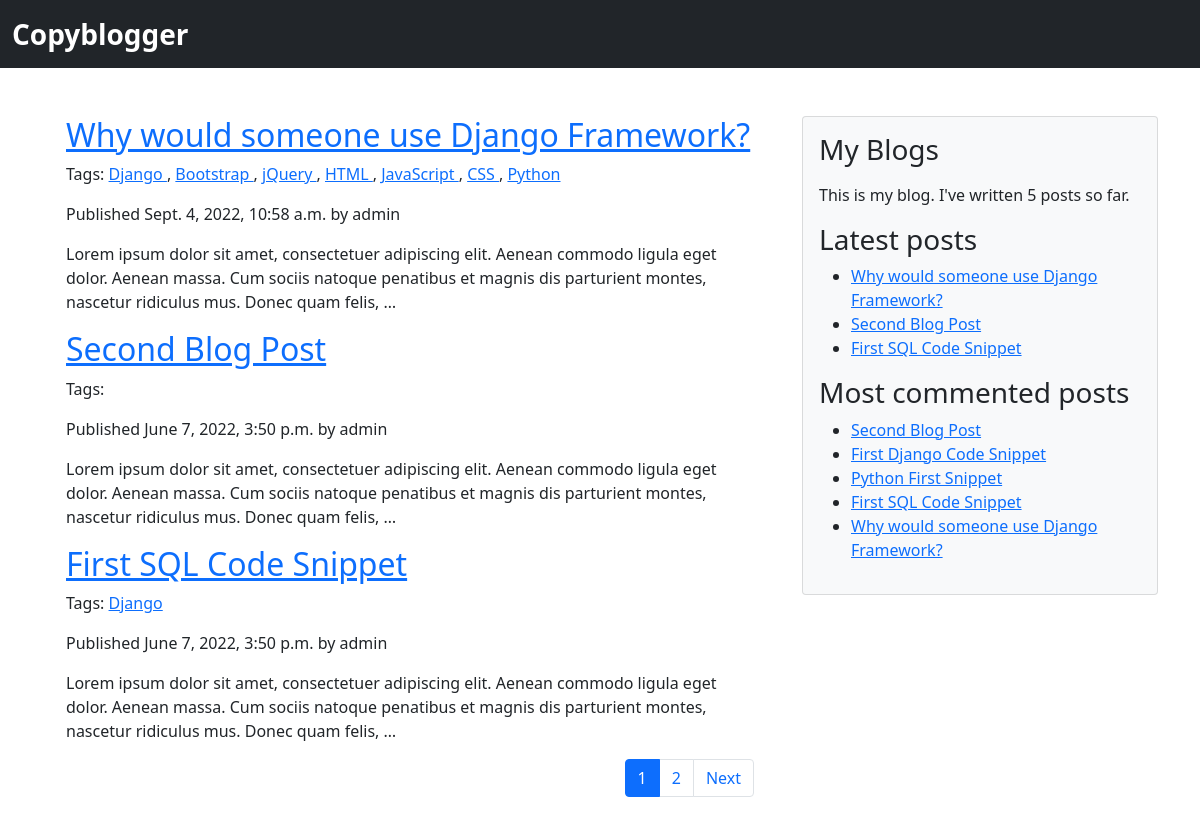
The page / on the database its author committed.
### blog/models.py (models this page shows, shortened)
class Post(models.Model):
    title = models.CharField(max_length=250)
    slug = models.SlugField(max_length=250,
    unique_for_date='publish')
    author = models.ForeignKey(User,
    on_delete=models.CASCADE,
    related_name='blog_posts')
    body = models.TextField()
    publish = models.DateTimeField(default=timezone.now)
    created = models.DateTimeField(auto_now_add=True)
    updated = models.DateTimeField(auto_now=True)
    status = models.CharField(max_length=10,
    choices=STATUS_CHOICES,
    default='draft')
    tags = TaggableManager()
    objects = models.Manager()
    published = PublishedManager()
    class Meta:
        ordering = ('-publish',)
    def get_absolute_url(self):
        return reverse('post_detail',
        args=[self.publish.year,
        self.publish.month,
        self.publish.day, self.slug])

### blog/views.py (the view)
# urls.py: path('', views.post_list, name='post_list'),
def post_list(request , tag_slug=None):
    object_list = Post.published.all()
    tag = None
    if tag_slug:
        tag = get_object_or_404(Tag, slug=tag_slug)
        object_list = object_list.filter(tags__in=[tag])
    paginator = Paginator(object_list, 3) # 3 posts in each page
    page = request.GET.get('page')
    try:
        posts = paginator.page(page)
    except PageNotAnInteger:
        posts = paginator.page(1)
    except EmptyPage:
        posts = paginator.page(paginator.num_pages)
    template_name = 'post/list.html'
    context = {
        'posts' : posts,
        'page' : page,
        'tag': tag
    }
    return render(request, template_name, context)

### blog/managers.py (called while the page is built)
    def get_queryset(self):
        return super(PublishedManager, self).get_queryset().filter(status='published')

### blog/templatetags/blog_tags.py (called while the page is built)
@register.simple_tag
def total_posts():
    return Post.published.count()

@register.inclusion_tag('blog/post/latest_posts.html')
def show_latest_posts(count=5):
    latest_posts = Post.published.order_by('-publish')[:count]
    return {'latest_posts': latest_posts}

@register.simple_tag
def get_most_commented_posts(count=5):
    return Post.published.annotate(
    total_comments=Count('comments')
    ).order_by('-total_comments')[:count]

@register.filter(name='markdown')
def markdown_format(text):
    return mark_safe(markdown.markdown(text))

### blog/templates/blog/post/list.html (shortened to what this page needs)
{% extends 'base.html' %}
{% load blog_tags %}
{% block content %}
    <div class="container my-5">
        <div class="row justify-content-center">
            <div class="col-12">
                {% for post in posts %}
                    <h2>
                    <a href="{{ post.get_absolute_url }}">
                    {{ post.title }}
                    </a>
                    </h2>
                    <p class="tags">
                        Tags:
                        {% for tag in post.tags.all %}
                        <a href='{% url "post_list_by_tag" tag.slug %}'>
                        {{ tag.name }}
                        </a>
                        {% if not forloop.last %}, {% endif %}
                        {% endfor %}
                        </p>
                    <p class="date">
                        Published {{ post.publish }} by {{ post.author }}
                    </p>
                    {{ post.body|markdown|truncatewords_html:30 }}
                {% endfor %}
                {% include "pagination.html" with page=posts %}
            </div>
        </div>
    </div>
{% endblock %}

### blog/templates/blog/base.html (shortened to what this page needs)
{% load static blog_tags %}
<!doctype html>
<html lang="en">
<head>
    <link rel="stylesheet" href="{% static 'css/bootstrap.min.css' %}">
</head>
<body>
    {% block header %}
        {% include 'header.html' %}
    {% endblock header %}
    <div class="container">
        <div class="row">
            <div class="col-12 col-lg-8">
                {% block content %}
                {% endblock content %}
            </div>
            <div class="col-12 col-lg-4">
                <div class="card bg-light my-5">
                    <div class="card-body">
                        <h3 class="mb-3">
                            My Blogs
                        </h3>
                        <p>This is my blog. I've written {% total_posts %} posts so far.</p>
                        <h3>Latest posts</h3>
                        {% show_latest_posts 3 %}
                        <h3>Most commented posts</h3>
{% get_most_commented_posts as most_commented_posts %}
<ul>
{% for post in most_commented_posts %}
<li>
<a href="{{ post.get_absolute_url }}">{{ post.title }}</a>
</li>
{% endfor %}
</ul>
                    </div>
                </div>
            </div>
        </div>
    </div>
</body>
</html>

### blog/templates/blog/post/latest_posts.html
<ul>
{% for post in latest_posts %}
<li>
<a href="{{ post.get_absolute_url }}">{{ post.title }}</a>
</li>
{% endfor %}
</ul>

### rows shown on the page
Post: title "Why would someone use Django Framework?", publish "Sept. 4, 2022, 10:58 a.m.", author "admin", body "Lorem ipsum dolor sit amet, consectetuer adipiscing elit. Aenean commodo ligula eget dolor. Aenean massa. Cum sociis natoque penatibus et magnis dis parturient montes, nascetur ridiculus mus. Donec quam felis, …"
Tag: name "Django"
Tag: name "Bootstrap"
Tag: name "jQuery"
Tag: name "HTML"
Tag: name "JavaScript"
Tag: name "CSS"
Tag: name "Python"
Post: title "Second Blog Post", publish "June 7, 2022, 3:50 p.m.", author "admin", body "Lorem ipsum dolor sit amet, consectetuer adipiscing elit. Aenean commodo ligula eget dolor. Aenean massa. Cum sociis natoque penatibus et magnis dis parturient montes, nascetur ridiculus mus. Donec quam felis, …"
Post: title "First SQL Code Snippet", publish "June 7, 2022, 3:50 p.m.", author "admin", body "Lorem ipsum dolor sit amet, consectetuer adipiscing elit. Aenean commodo ligula eget dolor. Aenean massa. Cum sociis natoque penatibus et magnis dis parturient montes, nascetur ridiculus mus. Donec quam felis, …"
Post: title "First Django Code Snippet"
Post: title "Python First Snippet"

### other values the page prints
{{ i }} "1"
{{ i }} "2"
